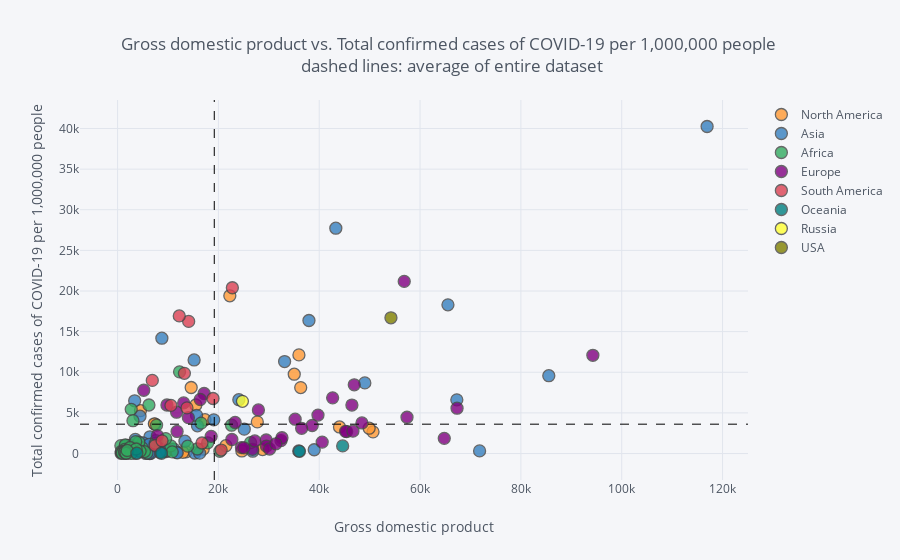

This figure's notebook cell:
### Code cell
with warnings.catch_warnings(): # to catch warning about np.module in Python 3.8.2.
    warnings.filterwarnings("ignore",category=FutureWarning)
    survey.iplot(
        x='gdp_per_capita',
        y='total_cases_per_million',
        categories='continent',
        text="location",
        vline= {"x":survey["gdp_per_capita"].mean(),
                "color":"#000000",
                "dash": "dash"
               },
        hline={"y":survey["total_cases_per_million"].mean(),
               "color":"#000000",
               "dash": "dash"
              },
        xTitle='Gross domestic product',
        yTitle='Total confirmed cases of COVID-19 per 1,000,000 people',
        title='Gross domestic product vs. Total confirmed cases of COVID-19 per 1,000,000 people <br> dashed lines: average of entire dataset'
    )
print("Recommendation: choose option to 'show closest data point on hover' in top right corner")

### Figure 1 — Plotly figure (JSON) as saved in the notebook; plotly's stock layout.template omitted (floating-point values rounded to 4 significant figures)
{"data": [{"marker": {"color": "rgba(255, 153, 51, 1.0)", "line": {"width": 1.3}, "opacity": 0.8, "size": 12, "symbol": "circle"}, "mode": "markers", "name": "North America", "text": ["Aruba", "Anguilla", "Antigua and Barbuda", "Bonaire Sint Eustatius and Saba", "Bahamas", "Belize", "Bermuda", "Barbados", "Canada", "Costa Rica", "Cuba", "Curacao", "Cayman Islands", "Dominica", "Dominican Republic", "Grenada", "Greenland", "Guatemala", "Honduras", "Haiti", "Jamaica", "Saint Kitts and Nevis", "Saint Lucia", "Mexico", "Montserrat", "Nicaragua", "Panama", "Puerto Rico", "El Salvador", "Sint Maarten (Dutch part)", "Turks and Caicos Islands", "Trinidad and Tobago", "Saint Vincent and the Grenadines", "British Virgin Islands", "United States Virgin Islands"], "textfont": {"color": "#4D5663"}, "type": "scatter", "x": [35970.0, null, 21490.0, null, 27720.0, 7824.0, 50670.0, 16980.0, 44020.0, 15520.0, null, null, 49900.0, 9673.0, 14600.0, 13590.0, null, 7424.0, 4542.0, 1653.0, 8194.0, 24650.0, 12950.0, 17340.0, null, 5321.0, 22270.0, 35040.0, 7292.0, 36330.0, null, 28760.0, 10730.0, null, null], "y": [12140.0, 200.0, 959.9, 495.8, 3893.0, 1391.0, 2666.0, 539.4, 3272.0, 5969.0, 307.4, 219.4, 3119.0, 250.0, 8124.0, 213.3, 246.6, 3621.0, 5280.0, 697.1, 402.5, 319.6, 141.6, 4165.0, 2601.0, 650.8, 19410.0, 9764.0, 3657.0, 8115.0, 8446.0, 490.2, 522.8, 363.8, 7929.0]}, {"marker": {"color": "rgba(55, 128, 191, 1.0)", "line": {"width": 1.3}, "opacity": 0.8, "size": 12, "symbol": "circle"}, "mode": "markers", "name": "Asia", "text": ["Afghanistan", "United Arab Emirates", "Armenia", "Azerbaijan", "Bangladesh", "Bahrain", "Brunei", "Bhutan", "China", "Georgia", "Indonesia", "India", "Iran", "Iraq", "Israel", "Jordan", "Japan", "Kazakhstan", "Kyrgyzstan", "Cambodia", "South Korea", "Kuwait", "Laos", "Lebanon", "Sri Lanka", "Maldives", "Myanmar", "Mongolia", "Malaysia", "Nepal", "Oman", "Pakistan", "Philippines", "Palestine", "Qatar", "Saudi Arabia", "Singapore", "Syria", "Thailand", "Tajikistan", "Timor", "Turkey", "Taiwan", "Uzbekistan", "Vietnam", "Yemen"], "textfont": {"color": "#4D5663"}, "type": "scatter", "x": [1804.0, 67290.0, 8788.0, 15850.0, 3524.0, 43290.0, 71810.0, 8709.0, 15310.0, 9745.0, 11190.0, 6427.0, 19080.0, 15660.0, 33130.0, 8337.0, 39000.0, 24060.0, 3393.0, 3645.0, 35940.0, 65530.0, 6397.0, 13370.0, 11670.0, 15180.0, 5592.0, 11840.0, 26810.0, 2443.0, 37960.0, 5035.0, 7599.0, 4450.0, 116900.0, 49050.0, 85540.0, null, 16280.0, 2897.0, 6570.0, 25130.0, null, 6253.0, 6172.0, 1479.0], "y": [970.0, 6607.0, 14190.0, 3414.0, 1731.0, 27730.0, 324.6, 194.4, 62.2, 341.2, 529.9, 2056.0, 4141.0, 4694.0, 11320.0, 145.2, 462.5, 6623.0, 6487.0, 16.33, 318.8, 18300.0, 2.749, 1516.0, 135.5, 11520.0, 7.278, 90.9, 285.3, 993.2, 16370.0, 1317.0, 1586.0, 4592.0, 40250.0, 8694.0, 9577.0, 110.1, 48.55, 856.2, 18.96, 3001.0, 20.41, 1116.0, 10.21, 63.47]}, {"marker": {"color": "rgba(50, 171, 96, 1.0)", "line": {"width": 1.3}, "opacity": 0.8, "size": 12, "symbol": "circle"}, "mode": "markers", "name": "Africa", "text": ["Angola", "Burundi", "Benin", "Burkina Faso", "Botswana", "Central African Republic", "Cote d'Ivoire", "Cameroon", "Democratic Republic of Congo", "Congo", "Comoros", "Cape Verde", "Djibouti", "Algeria", "Egypt", "Eritrea", "Western Sahara", "Ethiopia", "Gabon", "Ghana", "Guinea", "Gambia", "Guinea-Bissau", "Equatorial Guinea", "Kenya", "Liberia", "Libya", "Lesotho", "Morocco", "Madagascar", "Mali", "Mozambique", "Mauritania", "Mauritius", "Malawi", "Namibia", "Niger", "Nigeria", "Rwanda", "Sudan", "Senegal", "Sierra Leone", "Somalia", "South Sudan", "Sao Tome and Principe", "Swaziland", "Seychelles", "Chad", "Togo", "Tunisia", "Tanzania", "Uganda", "South Africa", "Zambia", "Zimbabwe"], "textfont": {"color": "#4D5663"}, "type": "scatter", "x": [5819.0, 702.2, 2064.0, 1703.0, 15810.0, 661.2, 3601.0, 3365.0, 808.1, 4881.0, 1414.0, 6223.0, 2705.0, 13910.0, 10550.0, 1510.0, null, 1730.0, 16560.0, 4228.0, 1999.0, 1562.0, 1549.0, 22600.0, 2993.0, 752.8, 17880.0, 2851.0, 7485.0, 1416.0, 2014.0, 1136.0, 3598.0, 20290.0, 1095.0, 9542.0, 926, 5338.0, 1854.0, 4467.0, 2471.0, 1390.0, null, 1570.0, 3053.0, 7739.0, 26380.0, 1768.0, 1430.0, 10850.0, 2683.0, 1698.0, 12290.0, 3689.0, 1900.0], "y": [59.82, 35.49, 170.2, 61.81, 556.2, 968.8, 653.3, 701.6, 108.8, 697.7, 465.7, 5973.0, 5439.0, 908.7, 947.0, 85.72, 1282.0, 296.2, 3738.0, 1387.0, 669.5, 946.8, 1076.0, 3487.0, 576.8, 253.5, 1320.0, 441.6, 1255.0, 508.3, 131.7, 97.42, 1469.0, 272.1, 273.9, 1836.0, 48.21, 244.9, 204.1, 286.1, 743.3, 245.8, 205.4, 222.8, 4038.0, 3498.0, 1342.0, 59.11, 143.7, 205.4, 8.521, 35.05, 10050.0, 555.8, 379.7]}, {"marker": {"color": "rgba(128, 0, 128, 1.0)", "line": {"width": 1.3}, "opacity": 0.8, "size": 12, "symbol": "circle"}, "mode": "markers", "name": "Europe", "text": ["Albania", "Andorra", "Austria", "Belgium", "Bulgaria", "Bosnia and Herzegovina", "Belarus", "Switzerland", "Cyprus", "Czech Republic", "Germany", "Denmark", "Estonia", "Finland", "France", "Faeroe Islands", "United Kingdom", "Guernsey", "Gibraltar", "Greece", "Croatia", "Hungary", "Isle of Man", "Ireland", "Iceland", "Italy", "Jersey", "Liechtenstein", "Lithuania", "Luxembourg", "Latvia", "Monaco", "Moldova", "Macedonia", "Malta", "Montenegro", "Netherlands", "Norway", "Poland", "Portugal", "Romania", "San Marino", "Serbia", "Slovakia", "Slovenia", "Sweden", "Ukraine", "Vatican", "Kosovo"], "textfont": {"color": "#4D5663"}, "type": "scatter", "x": [11800.0, null, 45440.0, 42660.0, 18560.0, 11710.0, 17170.0, 57410.0, 32420.0, 32610.0, 45230.0, 46680.0, 29480.0, 40590.0, 38610.0, null, 39750.0, null, null, 24570.0, 22670.0, 26780.0, null, 67340.0, 46480.0, 35220.0, null, null, 29520.0, 94280.0, 25060.0, null, 5190.0, 13110.0, 36510.0, 16410.0, 48470.0, 64800.0, 27220.0, 27940.0, 23310.0, 56860.0, 14050.0, 30160.0, 31400.0, 46950.0, 7894.0, null, 9796.0], "y": [2715.0, 13250.0, 2698.0, 6850.0, 2111.0, 5087.0, 7387.0, 4467.0, 1581.0, 1942.0, 2729.0, 2752.0, 1664.0, 1403.0, 3448.0, 7817.0, 4730.0, 3758.0, 6619.0, 737.2, 1723.0, 517.8, 3951.0, 5579.0, 5963.0, 4222.0, 3572.0, 2570.0, 916.9, 12090.0, 703, 3771.0, 7788.0, 6233.0, 3101.0, 6646.0, 3762.0, 1865.0, 1549.0, 5365.0, 3827.0, 21190.0, 4416.0, 553.5, 1199.0, 8457.0, 2204.0, 14830.0, 5973.0]}, {"marker": {"color": "rgba(219, 64, 82, 1.0)", "line": {"width": 1.3}, "opacity": 0.8, "size": 12, "symbol": "circle"}, "mode": "markers", "name": "South America", "text": ["Argentina", "Bolivia", "Brazil", "Chile", "Colombia", "Ecuador", "Falkland Islands", "Guyana", "Peru", "Paraguay", "Suriname", "Uruguay", "Venezuela"], "textfont": {"color": "#4D5663"}, "type": "scatter", "x": [18930.0, 6886.0, 14100.0, 22770.0, 13250.0, 10580.0, null, 7435.0, 12240.0, 8827.0, 13770.0, 20550.0, 16750.0], "y": [6770.0, 8999.0, 16260.0, 20400.0, 9869.0, 5922.0, 3732.0, 986.6, 16940.0, 1561.0, 5617.0, 429.8, 1297.0]}, {"marker": {"color": "rgba(0, 128, 128, 1.0)", "line": {"width": 1.3}, "opacity": 0.8, "size": 12, "symbol": "circle"}, "mode": "markers", "name": "Oceania", "text": ["Australia", "Fiji", "Guam", "Northern Mariana Islands", "New Caledonia", "New Zealand", "Papua New Guinea", "French Polynesia"], "textfont": {"color": "#4D5663"}, "type": "scatter", "x": [44650.0, 8703.0, null, null, null, 36090.0, 3823.0, null], "y": [940.9, 31.23, 3549.0, 938.2, 80.56, 270.4, 40.12, 825.9]}, {"marker": {"color": "rgba(255, 255, 51, 1.0)", "line": {"width": 1.3}, "opacity": 0.8, "size": 12, "symbol": "circle"}, "mode": "markers", "name": "Russia", "text": ["Russia"], "textfont": {"color": "#4D5663"}, "type": "scatter", "x": [24770.0], "y": [6423.0]}, {"marker": {"color": "rgba(128, 128, 0, 1.0)", "line": {"width": 1.3}, "opacity": 0.8, "size": 12, "symbol": "circle"}, "mode": "markers", "name": "USA", "text": ["United States"], "textfont": {"color": "#4D5663"}, "type": "scatter", "x": [54230.0], "y": [16710.0]}, {"marker": {"color": "rgba(251, 128, 114, 1.0)", "line": {"width": 1.3}, "opacity": 0.8, "size": 12, "symbol": "circle"}, "mode": "markers", "name": "nan", "text": [], "textfont": {"color": "#4D5663"}, "type": "scatter", "x": [], "y": []}], "layout": {"legend": {"bgcolor": "#F5F6F9", "font": {"color": "#4D5663"}}, "paper_bgcolor": "#F5F6F9", "plot_bgcolor": "#F5F6F9", "shapes": [{"line": {"color": "#000000", "dash": "dash", "width": 1}, "type": "line", "x0": 0, "x1": 1, "xref": "paper", "y0": 3612.0, "y1": 3612.0, "yref": "y"}, {"line": {"color": "#000000", "dash": "dash", "width": 1}, "type": "line", "x0": 19180.0, "x1": 19180.0, "xref": "x", "y0": 0, "y1": 1, "yref": "paper"}], "title": "Gross domestic product vs. Total confirmed cases of COVID-19 per 1,000,000 people <br> dashed lines: average of entire dataset", "titlefont": {"color": "#4D5663"}, "xaxis": {"gridcolor": "#E1E5ED", "showgrid": true, "tickfont": {"color": "#4D5663"}, "title": "Gross domestic product", "titlefont": {"color": "#4D5663"}, "zerolinecolor": "#E1E5ED"}, "yaxis": {"gridcolor": "#E1E5ED", "showgrid": true, "tickfont": {"color": "#4D5663"}, "title": "Total confirmed cases of COVID-19 per 1,000,000 people", "titlefont": {"color": "#4D5663"}, "zerolinecolor": "#E1E5ED"}}}
